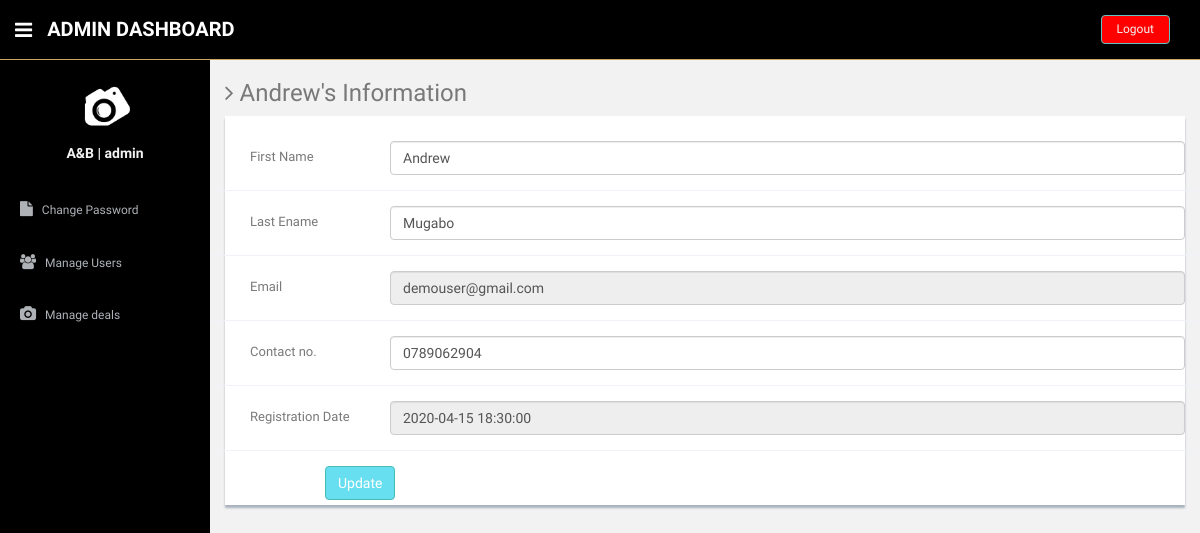
Screenshot of /loginsystem/admin/update-profile.php?uid=9 (signed in) with the database file from the repository.
### tables this page shows
CREATE TABLE `users` (
  `id` int NOT NULL,
  `fname` varchar(255) DEFAULT NULL,
  `lname` varchar(255) DEFAULT NULL,
  `email` varchar(255) DEFAULT NULL,
  `password` varchar(300) DEFAULT NULL,
  `contactno` varchar(11) DEFAULT NULL,
  `posting_date` timestamp NOT NULL DEFAULT CURRENT_TIMESTAMP
);

### loginsystem/admin/update-profile.php (the view, shortened to what this page needs)
<?php
include'dbconnection.php';
if (strlen($_SESSION['id']==0)) {
  header('location:logout.php');
  } else{
?>
<?php
include("include/head.php");
include("include/aside.php");
?>
      <?php $ret=mysqli_query($con,"select * from users where id='".$_GET['uid']."'");
	  while($row=mysqli_fetch_array($ret))
	  {?>
      <section id="main-content">
          <section class="wrapper">
          	<h3><i class="fa fa-angle-right"></i> <?php echo $row['fname'];?>'s Information</h3>
				<div class="row">
                  <div class="col-md-12">
                      <div class="content-panel">
                           <form class="form-horizontal style-form" name="form1" method="post" action="" onSubmit="return valid();">
                          <div class="form-group">
                              <label class="col-sm-2 col-sm-2 control-label" style="padding-left:40px;">First Name </label>
                              <div class="col-sm-10">
                                  <input type="text" class="form-control" name="fname" value="<?php echo $row['fname'];?>" >
                              </div>
                          </div>
                              <div class="form-group">
                              <label class="col-sm-2 col-sm-2 control-label" style="padding-left:40px;">Last Ename</label>
                              <div class="col-sm-10">
                                  <input type="text" class="form-control" name="lname" value="<?php echo $row['lname'];?>" >
                              </div>
                          </div>
                              <div class="form-group">
                              <label class="col-sm-2 col-sm-2 control-label" style="padding-left:40px;">Email </label>
                              <div class="col-sm-10">
                                  <input type="text" class="form-control" name="email" value="<?php echo $row['email'];?>" readonly >
                              </div>
                          </div>
                               <div class="form-group">
                              <label class="col-sm-2 col-sm-2 control-label" style="padding-left:40px;">Contact no. </label>
                              <div class="col-sm-10">
                                  <input type="text" class="form-control" name="contact" value="<?php echo $row['contactno'];?>" >
                              </div>
                          </div>
                            <div class="form-group">
                              <label class="col-sm-2 col-sm-2 control-label" style="padding-left:40px;">Registration Date </label>
                              <div class="col-sm-10">
                                  <input type="text" class="form-control" name="regdate" value="<?php echo $row['posting_date'];?>" readonly >
                              </div>
                          </div>
                          <div style="margin-left:100px;">
                          <input type="submit" name="Submit" value="Update" class="btn btn-theme"></div>
                          </form>
                      </div>
                  </div>
              </div>
		</section>
        <?php } ?>
      </section></section>
  </body>
</html>
<?php } ?>

### loginsystem/admin/assets/css/style.css (style rules this page uses)
body { color: #797979; background: #f2f2f2; font-family: 'Ruda', sans-serif; padding: 0px !important; margin: 0px !important; font-size:13px; }
.btn-theme { color: #fff; background-color: #68dff0; border-color: #48bcb4; }
#main-content { margin-left: 210px; }
.wrapper { display: inline-block; margin-top: 60px; padding-left: 15px; padding-right: 15px; padding-bottom: 15px; padding-top: 0px; width: 100%; }
.content-panel { background: #ffffff; box-shadow: 0px 3px 2px #aab2bd; padding-top: 15px; padding-bottom: 5px; }
label { font-weight: 400; }
.form-horizontal.style-form .form-group { border-bottom: 1px solid #eff2f7; padding-bottom: 15px; margin-bottom: 15px; }
@media (min-width: 768px) { .form-horizontal .control-label { text-align: left; } }

### rows the page displays
users: fname "Andrew", lname "Mugabo", email "demouser@gmail.com", contact "0789062904", regdate "2020-04-15 18:30:00"

### other values shown
$_SESSION['login'] "admin"
